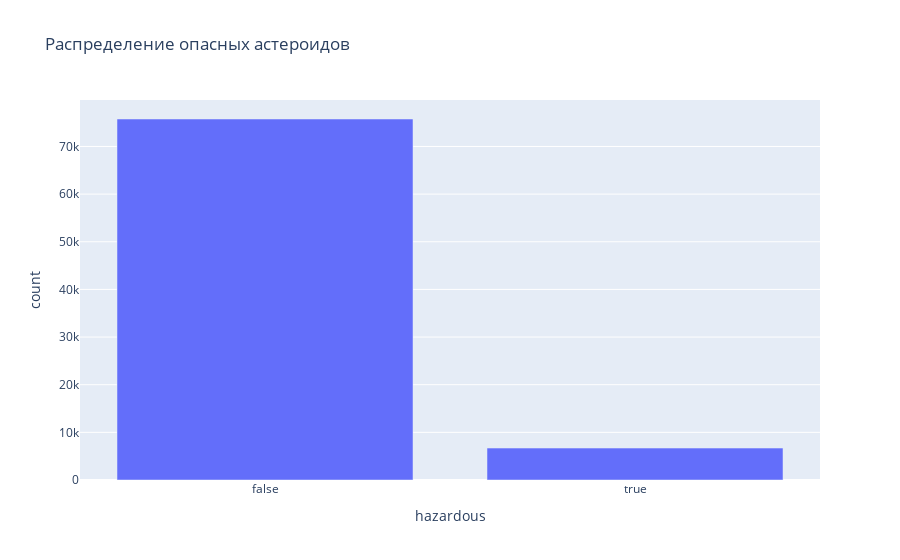

Notebook code for this chart:
### Markdown cell above
**3. Количество потенциально опасных астероидов**

### Code cell
import plotly.express as px
hazardous_counts = data_filtered['hazardous'].value_counts().reset_index()
hazardous_counts.columns = ['hazardous', 'count']
fig_bar = px.bar(hazardous_counts, x="hazardous", y="count", title="Распределение опасных астероидов")
fig_bar.show()

### Figure 1 — Plotly figure (JSON) as saved in the notebook; plotly's stock layout.template omitted (floating-point values rounded to 4 significant figures)
{"data": [{"hovertemplate": "hazardous=%{x}<br>count=%{y}<extra></extra>", "legendgroup": "", "marker": {"color": "#636efa", "pattern": {"shape": ""}}, "name": "", "orientation": "v", "showlegend": false, "textposition": "auto", "type": "bar", "x": [false, true], "xaxis": "x", "y": [75767, 6701], "yaxis": "y"}], "layout": {"barmode": "relative", "legend": {"tracegroupgap": 0}, "title": {"text": "Распределение опасных астероидов"}, "xaxis": {"anchor": "y", "domain": [0, 1], "title": {"text": "hazardous"}}, "yaxis": {"anchor": "x", "domain": [0, 1], "title": {"text": "count"}}}}
